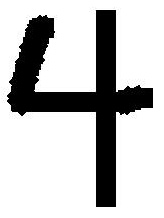
//> input picture CreateDataset/5-5.jpg, 164 x 218 px
$ ./main.1 ../CreateDataset/5-5.jpg   (built with g++ and OpenCV 4)
//> lines starting //> are read from the running program, lines starting //| are printed output that depends on the picture; after the words box and inside, x2 and y2 are one past the last pixel; in counts of white or black regions, pixels touching at a corner belong together

#include <iostream>
#include <opencv2/opencv.hpp>
using namespace std;
using namespace cv;
// Function declarations
void drawAxis(Mat&, Point, Point, Scalar, const float);
double getOrientation(const vector<Point> &, Mat&);

void drawAxis(Mat& img, Point p, Point q, Scalar colour, const float scale = 0.2)
{
    double angle;
    double hypotenuse;
    angle = atan2( (double) p.y - q.y, (double) p.x - q.x ); // angle in radians
    hypotenuse = sqrt( (double) (p.y - q.y) * (p.y - q.y) + (p.x - q.x) * (p.x - q.x));
//    double degrees = angle * 180 / CV_PI; // convert radians to degrees (0-180 range)
//    cout << "Degrees: " << abs(degrees - 180) << endl; // angle in 0-360 degrees range
    // Here we lengthen the arrow by a factor of scale
    q.x = (int) (p.x - scale * hypotenuse * cos(angle));
    q.y = (int) (p.y - scale * hypotenuse * sin(angle));
    line(img, p, q, colour, 1, CV_AA);
    // create the arrow hooks
    p.x = (int) (q.x + 9 * cos(angle + CV_PI / 4));
    p.y = (int) (q.y + 9 * sin(angle + CV_PI / 4));
    line(img, p, q, colour, 1, CV_AA);
    p.x = (int) (q.x + 9 * cos(angle - CV_PI / 4));
    p.y = (int) (q.y + 9 * sin(angle - CV_PI / 4));
    line(img, p, q, colour, 1, CV_AA);
}

double getOrientation(const vector<Point> &pts, Mat &img)
{
    //Construct a buffer used by the pca analysis
    int sz = static_cast<int>(pts.size());
    Mat data_pts = Mat(sz, 2, CV_64FC1);
    for (int i = 0; i < data_pts.rows; ++i)
    {
        data_pts.at<double>(i, 0) = pts[i].x;
        data_pts.at<double>(i, 1) = pts[i].y;
    }
    //Perform PCA analysis
    PCA pca_analysis(data_pts, Mat(), CV_PCA_DATA_AS_ROW);
    //Store the center of the object
    Point cntr = Point(static_cast<int>(pca_analysis.mean.at<double>(0, 0)),
                      static_cast<int>(pca_analysis.mean.at<double>(0, 1)));
    //Store the eigenvalues and eigenvectors
    vector<Point2d> eigen_vecs(2);
    vector<double> eigen_val(2);
    for (int i = 0; i < 2; ++i)
    {
        eigen_vecs[i] = Point2d(pca_analysis.eigenvectors.at<double>(i, 0),
                                pca_analysis.eigenvectors.at<double>(i, 1));
        eigen_val[i] = pca_analysis.eigenvalues.at<double>(0, i);
    }
    // Draw the principal components
    circle(img, cntr, 3, Scalar(255, 0, 255), 2);
    Point p1 = cntr + 0.02 * Point(static_cast<int>(eigen_vecs[0].x * eigen_val[0]), static_cast<int>(eigen_vecs[0].y * eigen_val[0]));
    Point p2 = cntr - 0.02 * Point(static_cast<int>(eigen_vecs[1].x * eigen_val[1]), static_cast<int>(eigen_vecs[1].y * eigen_val[1]));
    drawAxis(img, cntr, p1, Scalar(0, 255, 0), 1);
    drawAxis(img, cntr, p2, Scalar(255, 255, 0), 5);
    double angle = atan2(eigen_vecs[0].y, eigen_vecs[0].x); // orientation in radians
    return angle;
}

int main(int, char** argv)
{
    // Load image
//    Mat src = imread("pca_test1.jpg");
    Mat src = imread(argv[1]);
//> src is the input picture: 218 rows x 164 cols, CV_8UC3; min 0, max 255, mean 194.3
    // Check if image is loaded successfully
    if(!src.data || src.empty())
    {
        cout << "Problem loading image!!!" << endl;
        return EXIT_FAILURE;
    }
    imshow("src", src);
    // Convert image to grayscale
    Mat gray;
    cvtColor(src, gray, COLOR_BGR2GRAY);
    // Convert image to binary
    Mat bw;
    threshold(gray, bw, 50, 255, CV_THRESH_BINARY | CV_THRESH_OTSU);
//> bw: 218 rows x 164 cols, CV_8UC1; 76.2% white; 1 black region
    // Find all the contours in the thresholded image
    vector<Vec4i> hierarchy;
    vector<vector<Point> > contours;
    findContours(bw, contours, hierarchy, CV_RETR_LIST, CV_CHAIN_APPROX_NONE);
//> contours = 2 contours; box (x1, y1, x2, y2) and area: (0, 0, 164, 218) 35371, (6, 9, 154, 208) 8924
    for (size_t i = 0; i < contours.size(); ++i)
    {
        // Calculate the area of each contour
        double area = contourArea(contours[i]);
        // Ignore contours that are too small or too large
        if (area < 1e2 || 1e5 < area) continue;
        // Draw each contour only for visualisation purposes
        drawContours(src, contours, static_cast<int>(i), Scalar(0, 0, 255), 2, 8, hierarchy, 0);
        // Find the orientation of each shape
        getOrientation(contours[i], src);
    }
//> this loop made 2 passes
//> (area, sz in getOrientation, cntr in getOrientation, p1 in getOrientation, p2 in getOrientation, angle in drawAxis, hypotenuse in drawAxis, angle in drawAxis (second call)) on passes 1 to 2: (8924.5, 839, Point(82, 93), Point(105, 147), Point(58, 103), -1.97, 58.69, -0.395), (35371, 760, Point(81, 108), Point(81, 254), Point(-14, 108), -1.57, 146, 0)
//> pass 1, in getOrientation, `drawAxis(img, cntr, p1, Scalar(0, 255, 0), 1);`:
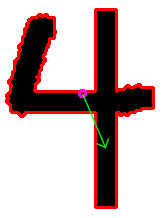
//> img: 218 rows x 164 cols, CV_8UC3; mean B, G, R 181.9, 182.2, 201
//> pass 1, in getOrientation, `drawAxis(img, cntr, p2, Scalar(255, 255, 0), 5);`:
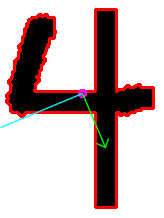
//> img: 218 rows x 164 cols, CV_8UC3; 0.7% of pixels changed, all inside (x1, y1, x2, y2) = (0, 92, 84, 129)
//> pass 2, in getOrientation (call 2), `drawAxis(img, cntr, p1, Scalar(0, 255, 0), 1);`:
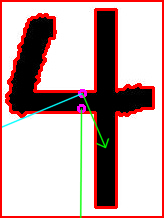
//> img: 218 rows x 164 cols, CV_8UC3; mean B, G, R 170.9, 172, 199.8
//> pass 2, in getOrientation (call 2), `drawAxis(img, cntr, p2, Scalar(255, 255, 0), 5);`:
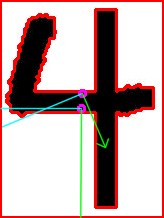
//> img: 218 rows x 164 cols, CV_8UC3; 0.69% of pixels changed, all inside (x1, y1, x2, y2) = (0, 107, 83, 110)
    imshow("output", src);
    waitKey(0);
    return 0;
}
